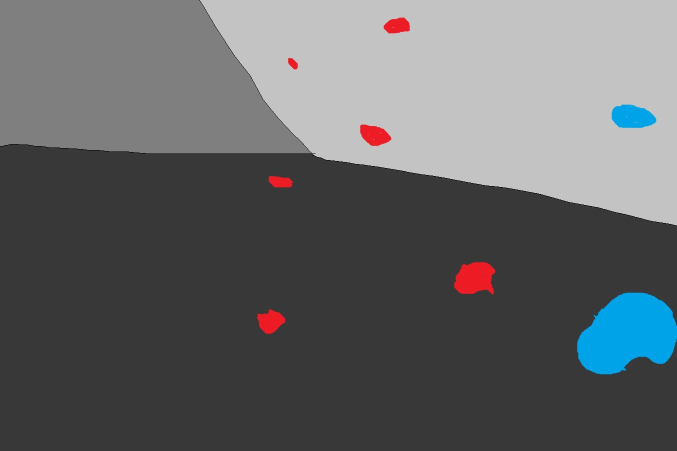
#> input picture data/img3.jpg, 1353 x 902 px, found by its file name (shown at 1/2 size); its folder holds 5 pictures in this run
$ python find_holds.py
#> lines starting #> are read from the running program, lines starting #| are printed output that depends on the picture; after the words box and inside, x2 and y2 are one past the last pixel; in counts of white or black regions, pixels touching at a corner belong together
import cv2
import numpy as np

fileNum = 3
path1 = f"data\\img{fileNum}.jpg" #Input file
path2 = f"annotated\\img{fileNum}_annotated.jpg" #Output file
img = cv2.imread(path1)
#> img is the input picture: shape (902, 1353, 3); mean B, G, R 103.2, 101.6, 99.7


if img is None:
    print("\n\n----------\n\nError: Image not loaded successfully\n\n----------\n\n")
else:
    hsv = cv2.cvtColor(img, cv2.COLOR_BGR2HSV) #Converting image to HSV color
#> hsv: shape (902, 1353, 3); mean H, S, V 4.8, 7.8, 104.8

    grey_lower = np.array([0, 0, 40]) #Lower HSV range for grey
    grey_upper = np.array([180, 10, 180]) #Upper HSV range for grey

    color_lower = np.array([20,100,100]) #Lower HSV range for chromatic colors
    color_upper = np.array([30,255,255]) #Upper HSV range for chromatic colors


    grey_mask = cv2.inRange(hsv, grey_lower, grey_upper) #Creates a mask that excludes any chromatic color(non grey)
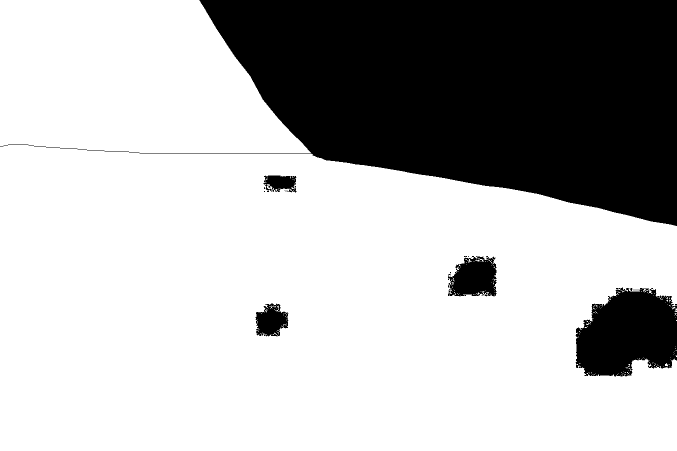
#> grey_mask: shape (902, 1353) (shown at 1/2 size); 71.2% white; 55 black regions (49 under 20 px), largest, box (x1, y1, x2, y2) and area: (0, 0, 1353, 452) 313491, (1151, 575, 1353, 753) 27599, (896, 512, 993, 593) 5934, (511, 607, 577, 673) 2997, (527, 351, 593, 385) 1639, (1260, 576, 1265, 582) 20
    color_mask = cv2.inRange(hsv, color_lower, color_upper) #Creates a mask that excludes any non-bright chromatic color
#> color_mask: shape (902, 1353); every value is 0

    non_grey_mask = cv2.bitwise_not(grey_mask) #Takes the opposite of the grey mask, so everything not grey

    mask = cv2.bitwise_and(color_mask, color_mask, mask=non_grey_mask) #Combining the grey and colored masks
    contours, hierarchy = cv2.findContours(mask, cv2.RETR_TREE, cv2.CHAIN_APPROX_SIMPLE) #Applying the masks and finding white "countours"
#> contours = []
    filtered_contours = []

    for contour in contours:
        area = cv2.contourArea(contour)
        if 300 < area < 10000000: #Checks if area of the contour(hold) found is within 300 and 10000000 pixels
            filtered_contours.append(contour) #If the area fits, then it is added to a list of holds.
#> this loop made 0 passes
#> after the loop, filtered_contours = []

    result_img = img.copy()
    cv2.drawContours(result_img, filtered_contours, -1, (0, 255, 0), 2) #Adds an outline to the holds found onto a copy of the original image
    cv2.imwrite(path2, result_img)
